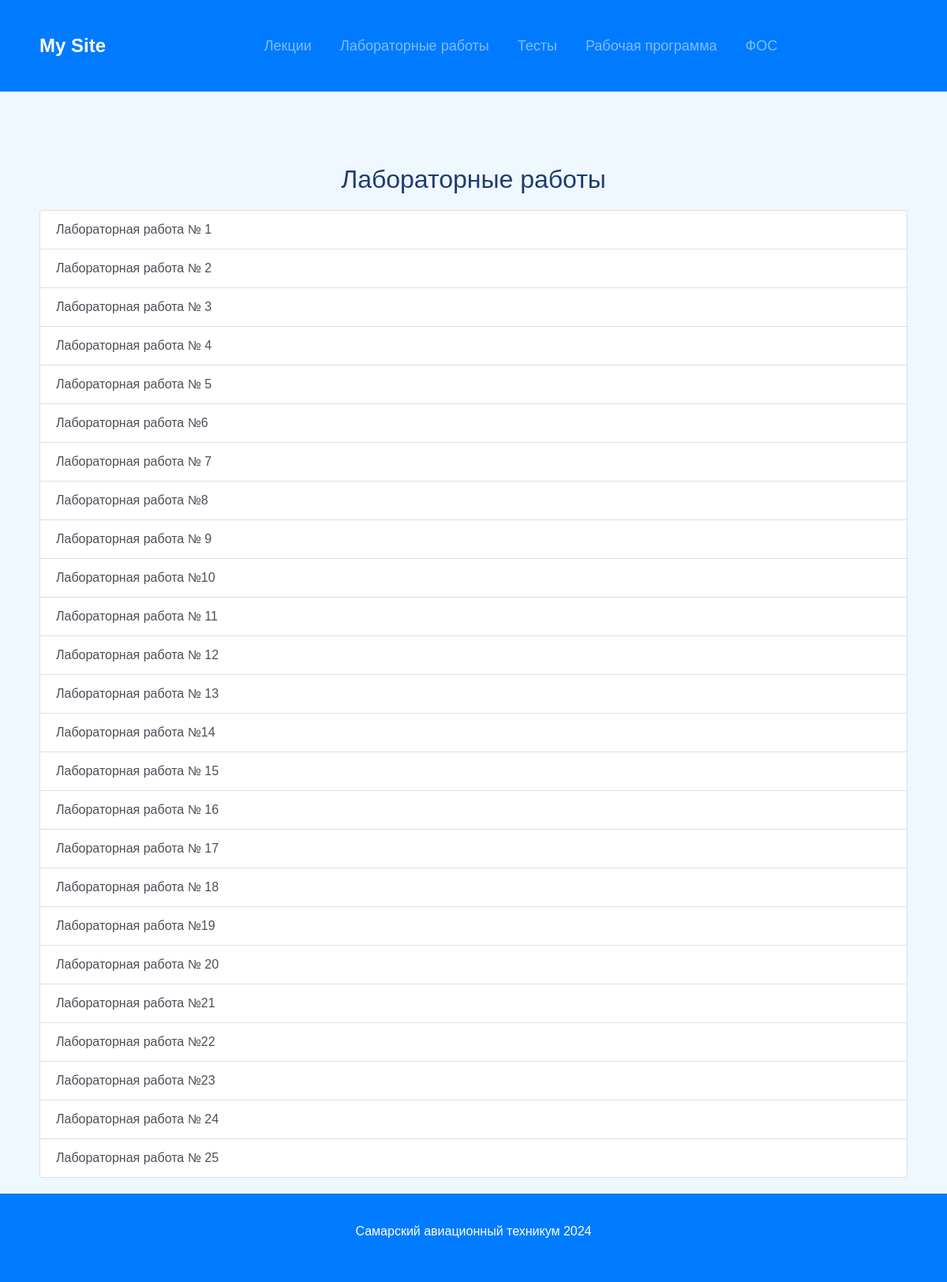
Page /labworks/ on the committed database.
### labworks/models.py (models this page shows, shortened)
class LabWork(models.Model):
    title = models.CharField(max_length=200)
    slug = models.SlugField(unique=True, blank=True)
    content = models.TextField(default='')
    image1 = models.FileField(
        upload_to='labwork_images/', blank=True, null=True)
    image2 = models.FileField(
        upload_to='labwork_images/', blank=True, null=True)
    image3 = models.FileField(
        upload_to='labwork_images/', blank=True, null=True)
    image4 = models.FileField(
        upload_to='labwork_images/', blank=True, null=True)
    image5 = models.FileField(
        upload_to='labwork_images/', blank=True, null=True)
    image6 = models.FileField(
        upload_to='labwork_images/', blank=True, null=True)
    image7 = models.FileField(
        upload_to='labwork_images/', blank=True, null=True)
    image8 = models.FileField(
        upload_to='labwork_images/', blank=True, null=True)
    image9 = models.FileField(
        upload_to='labwork_images/', blank=True, null=True)
    image10 = models.FileField(
        upload_to='labwork_images/', blank=True, null=True)

### labworks/views.py (the view)
def labwork_list(request):
    labworks = LabWork.objects.all()
    return render(request, 'labworks/labwork_list.html', {'labworks': labworks})

### labworks/templates/labworks/labwork_list.html (shortened to what this page needs)
{% extends "main/base.html" %}
{% load static %}
{% block content %}
<h2 class="text-center mt-5">Лабораторные работы</h2>
<div class="list-group">
    {% for labwork in labworks %}
        <a href="{% url 'labwork_detail' labwork.slug %}" class="list-group-item list-group-item-action">
            {{ labwork.title }}
        </a>
    {% endfor %}
</div>
{% endblock %}

### main/templates/main/base.html (shortened to what this page needs)
{% load static %}
<!DOCTYPE html>
<html lang="en">
<head>
    <link href="https://stackpath.bootstrapcdn.com/bootstrap/4.5.2/css/bootstrap.min.css" rel="stylesheet">
    <link href="{% static 'css/styles.css' %}" rel="stylesheet">
</head>
<body>
    <nav class="navbar navbar-expand-lg navbar-dark bg-primary">
        <div class="container">
            <a class="navbar-brand" href="{% url 'index' %}">My Site</a>
            <div class="collapse navbar-collapse justify-content-center" id="navbarNav">
                <ul class="navbar-nav">
                    <li class="nav-item">
                        <a class="nav-link" href="{% url 'lecture_list' %}">Лекции</a>
                    </li>
                    <li class="nav-item">
                        <a class="nav-link" href="{% url 'labwork_list' %}">Лабораторные работы</a>
                    </li>
                    <li class="nav-item">
                        <a class="nav-link" href="{% url 'test_list' %}">Тесты</a>
                    </li>
                    <li class="nav-item">
                        <a class="nav-link" href="{% url 'pdf_view' 'work_program' %}">Рабочая программа</a>
                    </li>
                    <li class="nav-item">
                        <a class="nav-link" href="{% url 'pdf_view' 'fos' %}">ФОС</a>
                    </li>
                </ul>
            </div>
        </div>
    </nav>
    <div class="container mt-4">
        {% block content %}{% endblock %}
    </div>
    <footer class="footer bg-primary text-white text-center py-3">
        <div class="container">
            <p>Самарский авиационный техникум 2024<a href="#" class="text-white"></a></p>
        </div>
    </footer>
</body>
</html>

### static/css/styles.css (style rules this page uses)
:root { --primary-color: #1e3c72; --secondary-color: #2a4d69; --background-color: #f0f8ff; --text-color: #2a4d69; --hover-color: #b3cde0; --card-background-color: #fff; }
body { background-color: var(--background-color); font-family: 'Arial', sans-serif; margin: 0; padding: 0; display: flex; flex-direction: column; min-height: 100vh; }
.container { flex: 1; padding: 20px; }
.navbar { background-color: var(--primary-color); padding: 15px 20px; display: flex; justify-content: space-between; align-items: center; }
.navbar-brand { color: #fff; font-size: 24px; font-weight: bold; text-decoration: none; }
.navbar-nav { display: flex; list-style: none; margin: 0; padding: 0; }
.navbar-nav .nav-link { color: #fff; font-size: 18px; margin-left: 20px; text-decoration: none; transition: color 0.3s ease; }
h1, h2, h3 { color: var(--primary-color); margin-bottom: 20px; text-align: center; }
ul { list-style-type: disc; margin-left: 30px; }
a { color: var(--secondary-color); text-decoration: none; transition: color 0.3s ease; }
.footer { background-color: var(--primary-color); color: #fff; text-align: center; padding: 15px 0; width: 100%; margin-top: auto; }

### rows in the picture
LabWork: title "Лабораторная работа № 1"
LabWork: title "Лабораторная работа № 2"
LabWork: title "Лабораторная работа № 3"
LabWork: title "Лабораторная работа № 4"
LabWork: title "Лабораторная работа № 5"
LabWork: title "Лабораторная работа №6"
LabWork: title "Лабораторная работа № 7"
LabWork: title "Лабораторная работа №8"
LabWork: title "Лабораторная работа № 9"
LabWork: title "Лабораторная работа №10"
LabWork: title "Лабораторная работа № 11"
LabWork: title "Лабораторная работа № 12"
LabWork: title "Лабораторная работа № 13"
LabWork: title "Лабораторная работа №14"
LabWork: title "Лабораторная работа № 15"
LabWork: title "Лабораторная работа № 16"
LabWork: title "Лабораторная работа № 17"
LabWork: title "Лабораторная работа № 18"
LabWork: title "Лабораторная работа №19"
LabWork: title "Лабораторная работа № 20"
LabWork: title "Лабораторная работа №21"
LabWork: title "Лабораторная работа №22"
LabWork: title "Лабораторная работа №23"
LabWork: title "Лабораторная работа № 24"
LabWork: title "Лабораторная работа № 25"
